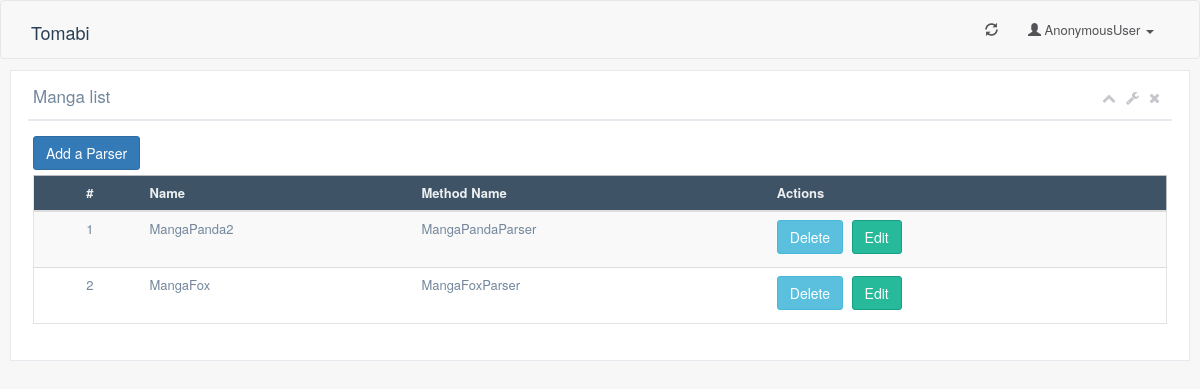
The page /tomabi/parser/list/ on the database as committed earlier.
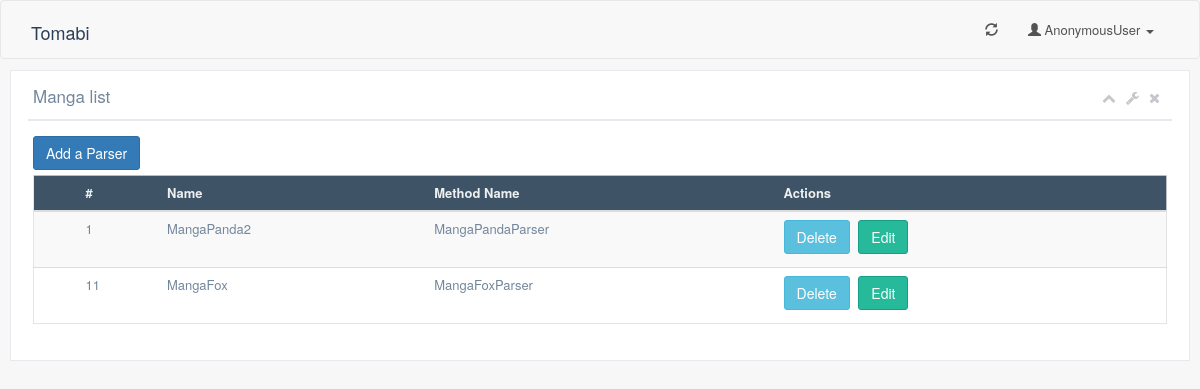
The same page on the database as committed later.
### tomabi_app/models.py (models this page shows, shortened)
class Parser(models.Model):
    name = models.CharField(max_length=50)
    methodname = models.CharField(max_length=50)

### tomabi_app/views.py (the view)
class ListParser(ListView):
    queryset = Parser.objects.all()
    template_name = 'parser/list.html'

### tomabi_app/templates/parser/list.html (shortened to what this page needs)
{% extends "base.html" %}
{% block content %}
<div class=x_content>
  </div>
  <div class="col-md-12 col-sm-12 col-xs-12">
      <div class="x_panel">
          <div class="x_title">
              <h2>Manga list<small>Custom design</small></h2>
              <ul class="nav navbar-right panel_toolbox">
                  <li><a class="collapse-link"><i class="fa fa-chevron-up"></i></a>
                  </li>
                  <li class="dropdown">
                      <a href="#" class="dropdown-toggle" data-toggle="dropdown" role="button" aria-expanded="false"><i class="fa fa-wrench"></i></a>
                  </li>
                  <li><a class="close-link"><i class="fa fa-close"></i></a>
                  </li>
              </ul>
              <div class="clearfix"></div>
          </div>
          <div class="x_content">
            <button type="button" class="btn btn-primary" onclick="location.href='/tomabi/parser/add';">Add a Parser</button>
              <div class="table-responsive">
                  <table class="table table-striped jambo_table bulk_action">
                      <thead>
                          <tr class="headings">
                              <th>
                              </th>
                              <th class="column-title" style="display: table-cell;">#</th>
                              <th class="column-title" style="display: table-cell;">Name</th>
                              <th class="column-title" style="display: table-cell;">Method Name</th>
                              <th class="column-title no-link last" style="display: table-cell;"><span class="nobr">Actions</span>
                              </th>
                          </tr>
                      </thead>
                      <tbody>
                      {% for item in object_list %}
                          <tr class="even pointer">
                              <td class="a-center ">
                              </td>
                              <td class=" ">{{ item.id }}</td>
                              <td class=" ">{{ item.name }}</td>
                              <td class=" ">{{ item.methodname }}</td>
                              <td class=" "><button class="btn btn-info btn-ok" type="button" onclick="location.href='/tomabi/parser/delete/{{ item.id }}'">
                        Delete</button> <button type="button" class="btn btn-success" onclick="location.href='/tomabi/parser/{{ item.id }}/';">Edit</button>
                              </td>
                          </tr>
                          {% endfor %}
                      </tbody>
                  </table>
              </div>
          </div>
      </div>
  </div>
  {% endblock %}

### tomabi_app/templates/base.html (shortened to what this page needs)
{% load staticfiles %}
<!DOCTYPE html>
<html>
    <head>
                  <link href="{% static 'css/bootstrap.min.css' %}" rel="stylesheet">
                  <link href="{% static 'font-awesome/css/font-awesome.min.css' %}" rel="stylesheet">
                  <link href="{% static 'css/custom.min.css' %}" rel="stylesheet">
                  <link href="{% static 'nprogress/nprogress.css' %}" rel="stylesheet">
                  <link href="{% static 'animate.css/animate.min.css' %}" rel="stylesheet">
                </head>
                <body class='login'>
                    <nav class="navbar navbar-default">
                        <div class="container-fluid">
                            <div class="navbar-header">
                                <a class="navbar-brand" href="/tomabi/">Tomabi</a>
                            </div>
                            <div class="collapse navbar-collapse" id="bs-example-navbar-collapse-1">
                                <ul class="nav navbar-nav navbar-right">
                                    <li class="dropdown">
                                        <a href="#" class="dropdown-toggle" data-toggle="dropdown" role="button" aria-expanded="false"><span class="glyphicon glyphicon-user"></span> {{ request.user }}
                                            <span class="caret"></span>
                                        </a>
                                    </li>
                                </ul>
                                <ul class="nav navbar-nav pull-right">
                                  <li><a href="/tomabi/mymangas/refresh"><span class="glyphicon glyphicon-refresh"></span></a></li>
                                </ul>
                            </div>
                        </div>
                    </nav>
                {% block content %}
                {% endblock %}
            </body>
        </html>

Rows that differ between the two databases and show on the page:
removed Parser: id "2", name "MangaFox", methodname "MangaFoxParser"
added Parser: id "11", name "MangaFox", methodname "MangaFoxParser"
